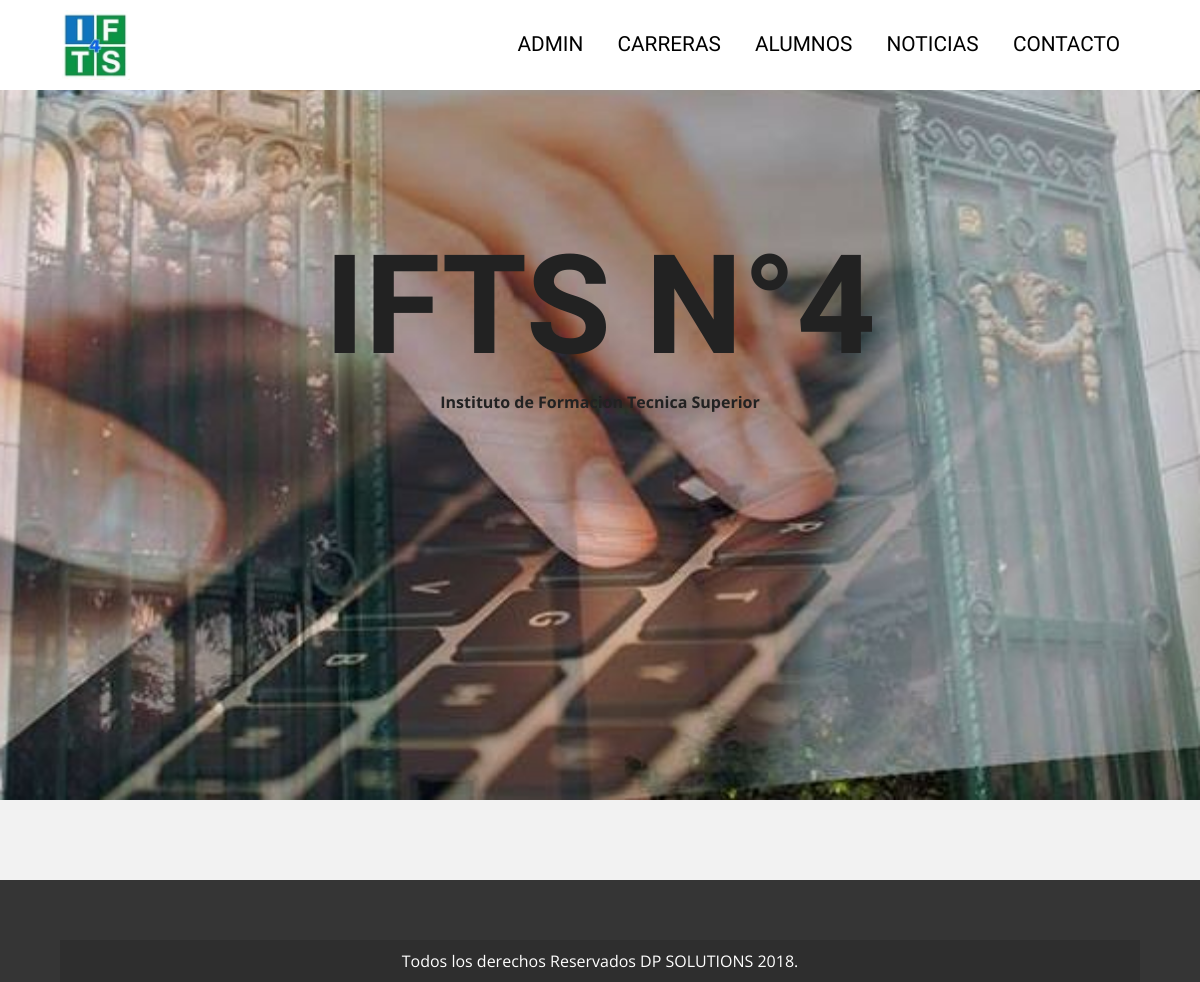
The page /carreras.php on the database as committed earlier.
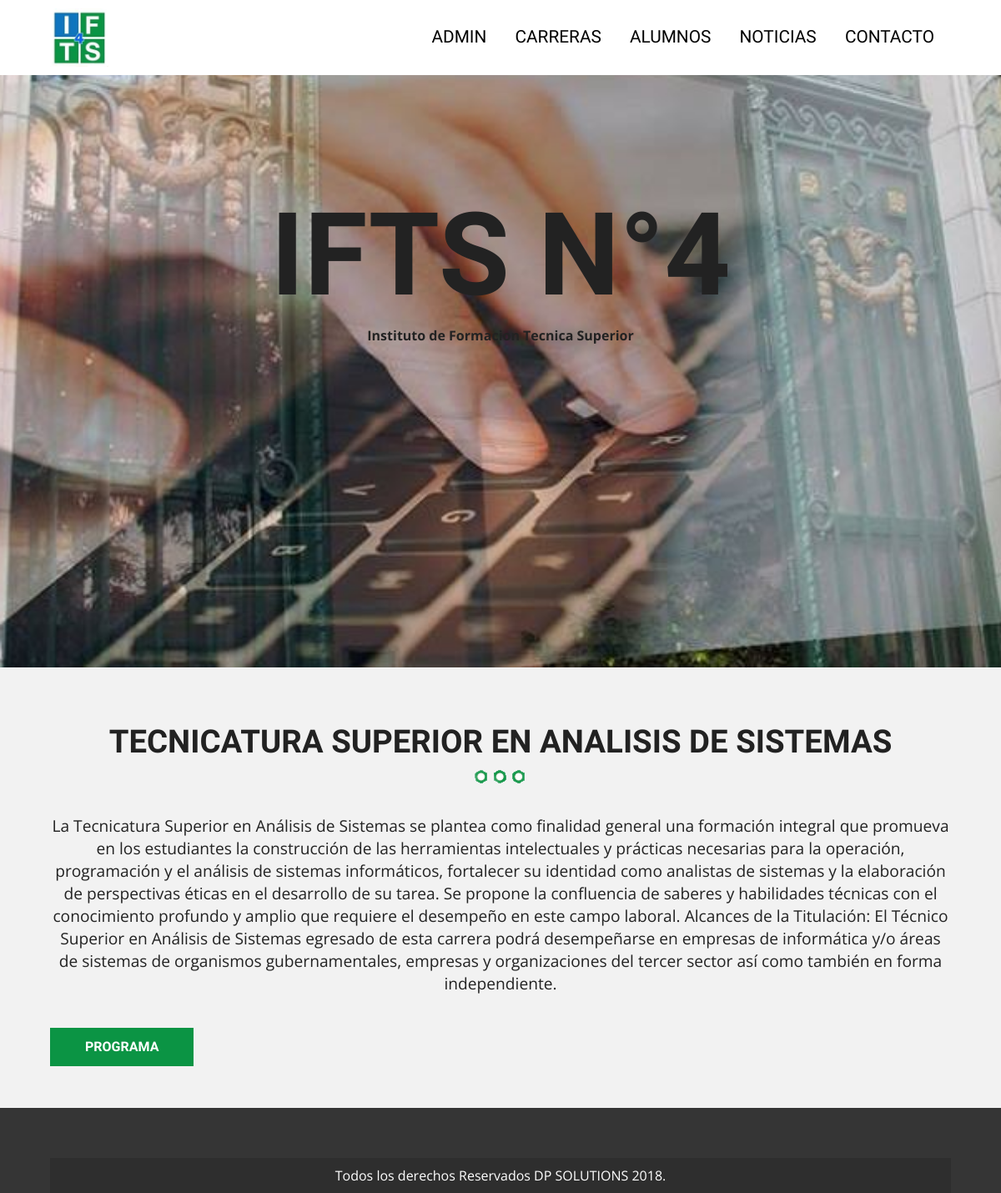
The same page on the database as committed later.
### tables this page shows
CREATE TABLE `carreras` (
  `idCarreras` int(11) NOT NULL,
  `nombreCarrera` varchar(50) NOT NULL,
  `descripCarrera` longtext NOT NULL,
  `programaCarrera` varchar(50) DEFAULT NULL
);

### carreras.php (the view, shortened to what this page needs)
<?php include_once 'includes/templates/header.php'; ?>
                <?php
                  try {
                    require_once('includes/funciones/bd_conexion.php');
                    $sql = "SELECT * FROM carreras";
                    $resultado = $conn->query($sql);
                  } catch (Exception $e) {
                    $error = $e->getMessage();
                  }
               ?>
        <section class="seccion contenedor">
             <?php while($carreras = $resultado->fetch_all(MYSQLI_ASSOC) ) { ?>
                     <?php foreach($carreras as $carrera): ?>
                      <h2><?php echo $carrera['nombreCarrera']; ?></h2>
                      <p><?php echo $carrera['descripCarrera']; ?></p>
                    <a href="/tecnicatura/img/programa_carrera/<?php echo $carrera['programaCarrera']; ?>" download="programa_<?php echo $carrera['programaCarrera']; ?>"><button class="button">PROGRAMA</button></a>
                     <?php endforeach; ?>
                 <?php } ?>
        </section>
    <?php include_once 'includes/templates/footer.php'; ?>

Rows that differ between the two databases and show on the page:
added carreras: nombreCarrera "TECNICATURA SUPERIOR EN ANALISIS DE SISTEMAS", descripCarrera "La Tecnicatura Superior en Análisis de Sistemas se plantea como finalidad general una formación integral que promueva en los estudiantes la construcción de las herramientas intelectuales y prácticas necesarias para la operación, programación y el análisis de sistemas informáticos, fortalecer su identidad como analistas de sistemas y la elaboración de perspectivas éticas en el desarrollo de su tarea. Se propone la confluencia de saberes y habilidades técnicas con el conocimiento profundo y amplio que requiere el desempeño en este campo laboral. Alcances de la Titulación: El Técnico Superior en Análisis de Sistemas egresado de esta carrera podrá desempeñarse en empresas de informática y/o…"
